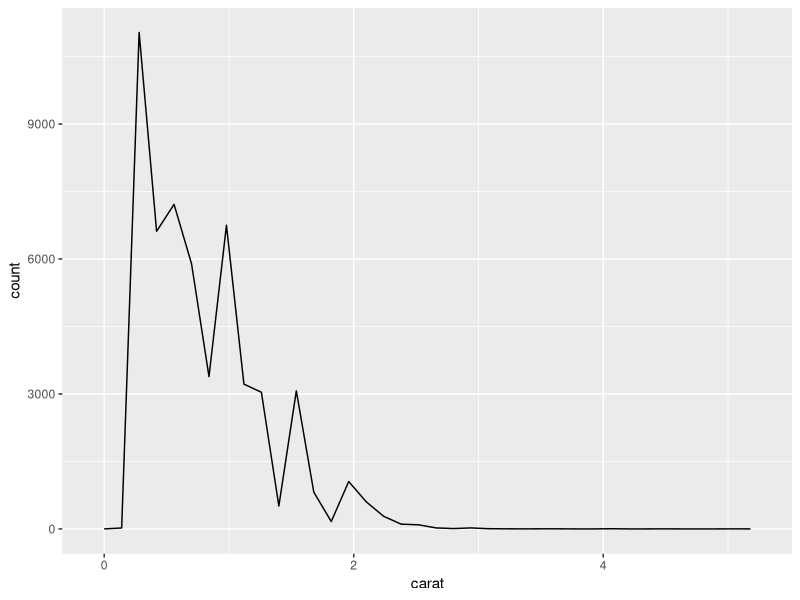

Write the R code that produced this figure.
## ---- chunk 1
knitr::opts_chunk$set(echo = TRUE)

library(ggplot2)
library(dplyr)
## ---- chunk 2
smaller <- diamonds %>% 
  filter(carat <= 6.6)


        
## ---- chunk 3
smaller %>% 
  ggplot(aes(carat)) + 
  geom_freqpoly(binwidth = 0.14)
